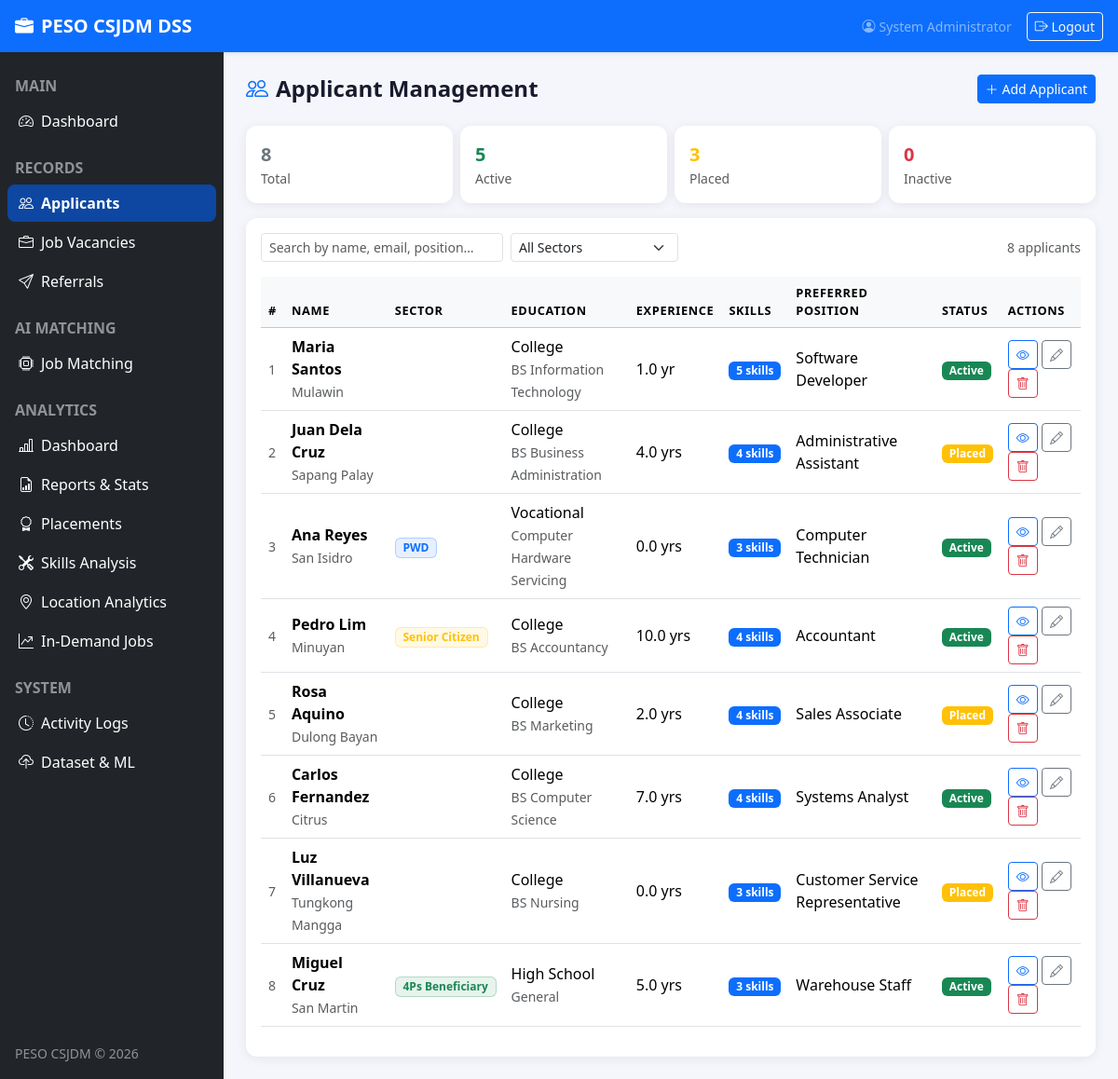
Screenshot of /applicants.php (signed in) with the database file from the repository.
### tables this page shows
CREATE TABLE applicants (
    id                 INT PRIMARY KEY AUTO_INCREMENT,
    first_name         VARCHAR(60)  NOT NULL,
    last_name          VARCHAR(60)  NOT NULL,
    email              VARCHAR(100),
    phone              VARCHAR(20),
    age                TINYINT UNSIGNED,
    sex                ENUM('Male','Female'),
    civil_status       ENUM('Single','Married','Widowed','Separated'),
    address            TEXT,
    barangay           VARCHAR(100),
    education_level    ENUM('Elementary','High School','Vocational','College','Post-Graduate') NOT NULL,
    course             VARCHAR(150),
    school             VARCHAR(150),
    year_graduated     YEAR,
    years_experience   DECIMAL(4,1) DEFAULT 0,
    preferred_position VARCHAR(100),
    status             ENUM('active','placed','inactive') DEFAULT 'active',
    created_by         INT,
    created_at         TIMESTAMP DEFAULT CURRENT_TIMESTAMP,
    updated_at         TIMESTAMP DEFAULT CURRENT_TIMESTAMP ON UPDATE CURRENT_TIMESTAMP,
    FOREIGN KEY (created_by) REFERENCES users(id) ON DELETE SET NULL
);

### includes/auth.php (called while the page is built, shortened)
<?php
function currentUser(): array {
    return $_SESSION['user'] ?? [];
}
function h(string $s): string {
    return htmlspecialchars($s, ENT_QUOTES | ENT_SUBSTITUTE, 'UTF-8');
}

### config/db.php (called while the page is built, shortened)
<?php
function db(): PDO {
    static $pdo = null;
    if ($pdo === null) {
        $dsn = 'mysql:host=' . DB_HOST . ';dbname=' . DB_NAME . ';charset=' . DB_CHARSET;
        $opts = [
            PDO::ATTR_ERRMODE            => PDO::ERRMODE_EXCEPTION,
            PDO::ATTR_DEFAULT_FETCH_MODE => PDO::FETCH_ASSOC,
            PDO::ATTR_EMULATE_PREPARES   => false,
        ];
        $pdo = new PDO($dsn, DB_USER, DB_PASS, $opts);
    }
    return $pdo;
}

### applicants.php (the view, shortened to what this page needs)
<?php
require_once __DIR__ . '/includes/auth.php';
require_once __DIR__ . '/config/db.php';
require_once __DIR__ . '/includes/functions.php';
$statusFilter = $_GET['status'] ?? '';
$params = [];
$where  = 'WHERE 1=1';
$applicants = db()->prepare("
    SELECT a.*, COUNT(s.id) AS skill_count
    FROM applicants a
    LEFT JOIN applicant_skills s ON s.applicant_id = a.id
    $where
    GROUP BY a.id
    ORDER BY a.created_at DESC
");
$applicants->execute($params);
$list = $applicants->fetchAll();
$totals = db()->query("SELECT
    COUNT(*) total,
    SUM(status='active') active,
    SUM(status='placed') placed,
    SUM(status='inactive') inactive
    FROM applicants")->fetch();
require_once __DIR__ . '/includes/header.php';
?>
<div class="page-header">
  <h4><i class="bi bi-people me-2 text-primary"></i>Applicant Management</h4>
  <a href="/applicant_add.php" class="btn btn-primary btn-sm">
    <i class="bi bi-plus-lg me-1"></i>Add Applicant
  </a>
</div>
<div class="row g-2 mb-3">
  <?php foreach ([
    ['Total',    $totals['total'],    '',         'secondary'],
    ['Active',   $totals['active'],   'active',   'success'],
    ['Placed',   $totals['placed'],   'placed',   'warning'],
    ['Inactive', $totals['inactive'], 'inactive', 'danger'],
  ] as [$label, $count, $filter, $color]): ?>
  <div class="col-6 col-md-3">
    <a href="?status=<?= $filter ?>" class="text-decoration-none">
      <div class="card stat-card p-3 border-<?= $color ?> <?= $statusFilter === $filter ? "border-2" : "" ?>">
        <div class="text-<?= $color ?> fw-bold fs-5"><?= number_format((int)$count) ?></div>
        <small class="text-muted"><?= $label ?></small>
      </div>
    </a>
  </div>
  <?php endforeach; ?>
</div>
<div class="card stat-card p-3">
  <div class="d-flex flex-wrap gap-2 mb-3 align-items-center">
    <input type="text" id="searchInput" class="form-control form-control-sm"
           placeholder="Search by name, email, position…" style="max-width:260px;">
    <select id="sectorSelect" class="form-select form-select-sm" style="max-width:180px;"
            onchange="window.location='?status=<?= urlencode($statusFilter) ?>&sector='+this.value">
      <option value="">All Sectors</option>
    </select>
    <span class="text-muted small ms-auto"><?= count($list) ?> applicant<?= count($list) != 1 ? 's' : '' ?></span>
  </div>
  <div class="table-responsive">
    <table class="table table-hover align-middle" id="applicantTable">
      <thead class="table-light">
        <tr>
          <th>#</th><th>Name</th><th>Sector</th><th>Education</th>
          <th>Experience</th><th>Skills</th><th>Preferred Position</th><th>Status</th><th>Actions</th>
        </tr>
      </thead>
      <tbody>
      <?php foreach ($list as $i => $a): ?>
      <tr>
        <td class="text-muted small"><?= $i + 1 ?></td>
        <td>
          <div class="fw-semibold"><?= h($a['first_name'] . ' ' . $a['last_name']) ?></div>
          <small class="text-muted"><?= h($a['barangay'] ?? '') ?></small>
        </td>
        <td><?= sectorBadge($a['sector'] ?? 'None') ?></td>
        <td>
          <div><?= h($a['education_level']) ?></div>
          <small class="text-muted"><?= h($a['course'] ?? '') ?></small>
        </td>
        <td><?= $a['years_experience'] ?> yr<?= $a['years_experience'] != 1 ? 's' : '' ?></td>
        <td><span class="badge bg-primary"><?= $a['skill_count'] ?> skills</span></td>
        <td><?= h($a['preferred_position'] ?? '—') ?></td>
        <td>
          <?php $sc = ['active'=>'success','placed'=>'warning','inactive'=>'secondary'][$a['status']] ?? 'secondary'; ?>
          <span class="badge bg-<?= $sc ?>"><?= ucfirst($a['status']) ?></span>
        </td>
        <td>
          <a href="/applicant_view.php?id=<?= $a['id'] ?>" class="btn btn-sm btn-outline-primary" title="View"><i class="bi bi-eye"></i></a>
          <a href="/applicant_edit.php?id=<?= $a['id'] ?>" class="btn btn-sm btn-outline-secondary" title="Edit"><i class="bi bi-pencil"></i></a>
          <a href="/api/applicants.php?action=delete&id=<?= $a['id'] ?>"
             class="btn btn-sm btn-outline-danger"
             data-confirm="Delete this applicant? This cannot be undone." title="Delete">
            <i class="bi bi-trash"></i>
          </a>
        </td>
      </tr>
      <?php endforeach; ?>
      </tbody>
    </table>
  </div>
</div>
<?php require_once __DIR__ . '/includes/footer.php'; ?>

### includes/header.php (shortened to what this page needs)
<!DOCTYPE html>
<html lang="en">
<head>
<link rel="stylesheet" href="https://cdn.jsdelivr.net/npm/bootstrap@5.3.3/dist/css/bootstrap.min.css">
<link rel="stylesheet" href="https://cdn.jsdelivr.net/npm/bootstrap-icons@1.11.3/font/bootstrap-icons.css">
<link rel="stylesheet" href="/assets/css/style.css">
</head>
<body>
<nav class="navbar navbar-expand-lg navbar-dark bg-primary px-3 fixed-top shadow-sm" style="z-index:1050;">
  <a class="navbar-brand fw-bold d-flex align-items-center gap-2" href="/dashboard.php">
    <i class="bi bi-briefcase-fill fs-5"></i>
    <span>PESO CSJDM DSS</span>
  </a>
  <div class="ms-auto d-flex align-items-center gap-3">
    <span class="text-white-50 small d-none d-md-inline">
      <i class="bi bi-person-circle me-1"></i><?= h(currentUser()['full_name'] ?? 'Staff') ?>
    </span>
    <a href="/logout.php" class="btn btn-outline-light btn-sm">
      <i class="bi bi-box-arrow-right"></i> Logout
    </a>
  </div>
</nav>
<div class="d-flex" style="padding-top:56px;">
<?php require_once __DIR__ . '/sidebar.php'; ?>
<main class="flex-grow-1 p-4" style="min-height:calc(100vh - 56px); background:#f4f6fb;">

### includes/sidebar.php
<?php
$currentPage = basename($_SERVER['PHP_SELF']);
function isActive(array $pages): string {
    global $currentPage;
    return in_array($currentPage, $pages) ? 'active' : '';
}
?>
<nav id="sidebar" class="bg-dark text-white d-flex flex-column"
     style="width:240px;min-height:calc(100vh - 56px);position:sticky;top:56px;flex-shrink:0;">
  <ul class="nav flex-column px-2 py-3 flex-grow-1">
    <li class="nav-item">
      <a class="nav-link text-white-50 small fw-semibold text-uppercase px-2 pb-1" href="#">Main</a>
    </li>
    <li class="nav-item">
      <a class="nav-link text-white <?= isActive(['dashboard.php']) ?>"
         href="/dashboard.php">
        <i class="bi bi-speedometer2 me-2"></i>Dashboard
      </a>
    </li>
    <li class="nav-item mt-2">
      <a class="nav-link text-white-50 small fw-semibold text-uppercase px-2 pb-1" href="#">Records</a>
    </li>
    <li class="nav-item">
      <a class="nav-link text-white <?= isActive(['applicants.php','applicant_add.php','applicant_edit.php','applicant_view.php']) ?>"
         href="/applicants.php">
        <i class="bi bi-people me-2"></i>Applicants
      </a>
    </li>
    <li class="nav-item">
      <a class="nav-link text-white <?= isActive(['jobs.php','job_add.php','job_edit.php','job_view.php']) ?>"
         href="/jobs.php">
        <i class="bi bi-briefcase me-2"></i>Job Vacancies
      </a>
    </li>
    <li class="nav-item">
      <a class="nav-link text-white <?= isActive(['referrals.php']) ?>"
         href="/referrals.php">
        <i class="bi bi-send me-2"></i>Referrals
      </a>
    </li>
    <li class="nav-item mt-2">
      <a class="nav-link text-white-50 small fw-semibold text-uppercase px-2 pb-1" href="#">AI Matching</a>
    </li>
    <li class="nav-item">
      <a class="nav-link text-white <?= isActive(['matching.php']) ?>"
         href="/matching.php">
        <i class="bi bi-cpu me-2"></i>Job Matching
      </a>
    </li>
    <li class="nav-item mt-2">
      <a class="nav-link text-white-50 small fw-semibold text-uppercase px-2 pb-1" href="#">Analytics</a>
    </li>
    <li class="nav-item">
      <a class="nav-link text-white <?= isActive(['analytics.php']) ?>"
         href="/analytics.php">
        <i class="bi bi-bar-chart-line me-2"></i>Dashboard
      </a>
    </li>
    <li class="nav-item">
      <a class="nav-link text-white <?= isActive(['reports.php']) ?>"
         href="/reports.php">
        <i class="bi bi-file-earmark-bar-graph me-2"></i>Reports &amp; Stats
      </a>
    </li>
    <li class="nav-item">
      <a class="nav-link text-white <?= isActive(['placements.php']) ?>"
         href="/placements.php">
        <i class="bi bi-award me-2"></i>Placements
      </a>
    </li>
    <li class="nav-item">
      <a class="nav-link text-white <?= isActive(['skills_analysis.php']) ?>"
         href="/skills_analysis.php">
        <i class="bi bi-tools me-2"></i>Skills Analysis
      </a>
    </li>
    <li class="nav-item">
      <a class="nav-link text-white <?= isActive(['location_analytics.php']) ?>"
         href="/location_analytics.php">
        <i class="bi bi-geo-alt me-2"></i>Location Analytics
      </a>
    </li>
    <li class="nav-item">
      <a class="nav-link text-white <?= isActive(['demand_jobs.php']) ?>"
         href="/demand_jobs.php">
        <i class="bi bi-graph-up-arrow me-2"></i>In-Demand Jobs
      </a>
    </li>
    <li class="nav-item mt-2">
      <a class="nav-link text-white-50 small fw-semibold text-uppercase px-2 pb-1" href="#">System</a>
    </li>
    <li class="nav-item">
      <a class="nav-link text-white <?= isActive(['activity_logs.php']) ?>"
         href="/activity_logs.php">
        <i class="bi bi-clock-history me-2"></i>Activity Logs
      </a>
    </li>
    <li class="nav-item">
      <a class="nav-link text-white <?= isActive(['dataset_upload.php']) ?>"
         href="/dataset_upload.php">
        <i class="bi bi-cloud-upload me-2"></i>Dataset &amp; ML
      </a>
    </li>
  </ul>
  <div class="px-3 pb-3">
    <small class="text-white-50">PESO CSJDM &copy; 2026</small>
  </div>
</nav>

### includes/functions.php (shortened to what this page needs)
<?php
require_once __DIR__ . '/../config/db.php';
function sectorBadge(string $sector): string {
    if (!$sector || $sector === 'None') return '';
    $color = SECTOR_COLORS[$sector] ?? 'secondary';
    return '<span class="badge bg-' . $color . ' bg-opacity-10 text-' . $color . ' border border-' . $color . ' border-opacity-25">' . htmlspecialchars($sector) . '</span>';
}

### includes/footer.php (shortened to what this page needs)
</main>
</div>
</body>
</html>

### assets/css/style.css (style rules this page uses)
:root { --peso-blue: #0d47a1; --peso-light: #e8f0fe; --sidebar-bg: #1a1a2e; --card-radius: 12px; }
body { font-family: 'Segoe UI', sans-serif; background: #f4f6fb; }
#sidebar .nav-link { border-radius: 8px; padding: 8px 12px; margin-bottom: 2px; transition: background .15s; }
#sidebar .nav-link.active { background: #0d47a1; font-weight: 600; }
.stat-card { border: none; border-radius: var(--card-radius); box-shadow: 0 2px 12px rgba(0,0,0,.07); transition: transform .15s, box-shadow .15s; }
.table th { font-size: .8rem; text-transform: uppercase; letter-spacing: .05em; }
.page-header { display: flex; align-items: center; justify-content: space-between; margin-bottom: 1.5rem; }
.page-header h4 { margin: 0; font-weight: 700; color: #1a1a2e; }

### rows the page displays
applicants: first_name+last_name "Maria Santos", barangay "Mulawin", education_level "College", course "BS Information Technology", years_experience "1.0", skill_count "5", preferred_position "Software Developer", status "Active"
applicants: first_name+last_name "Juan Dela Cruz", barangay "Sapang Palay", education_level "College", course "BS Business Administration", years_experience "4.0", skill_count "4", preferred_position "Administrative Assistant", status "Placed"
applicants: first_name+last_name "Ana Reyes", barangay "San Isidro", sector "PWD", education_level "Vocational", course "Computer Hardware Servicing", years_experience "0.0", skill_count "3", preferred_position "Computer Technician", status "Active"
applicants: first_name+last_name "Pedro Lim", barangay "Minuyan", sector "Senior Citizen", education_level "College", course "BS Accountancy", years_experience "10.0", skill_count "4", preferred_position "Accountant", status "Active"
applicants: first_name+last_name "Rosa Aquino", barangay "Dulong Bayan", education_level "College", course "BS Marketing", years_experience "2.0", skill_count "4", preferred_position "Sales Associate", status "Placed"
applicants: first_name+last_name "Carlos Fernandez", barangay "Citrus", education_level "College", course "BS Computer Science", years_experience "7.0", skill_count "4", preferred_position "Systems Analyst", status "Active"
applicants: first_name+last_name "Luz Villanueva", barangay "Tungkong Mangga", education_level "College", course "BS Nursing", years_experience "0.0", skill_count "3", preferred_position "Customer Service Representative", status "Placed"
applicants: first_name+last_name "Miguel Cruz", barangay "San Martin", sector "4Ps Beneficiary", education_level "High School", course "General", years_experience "5.0", skill_count "3", preferred_position "Warehouse Staff", status "Active"

### other values shown
currentUser()['full_name'] "System Administrator"
$count "8"
$label "Total"
$count "5"
$label "Active"
$count "3"
$label "Placed"
$count "0"
$label "Inactive"
count($list) "8"
